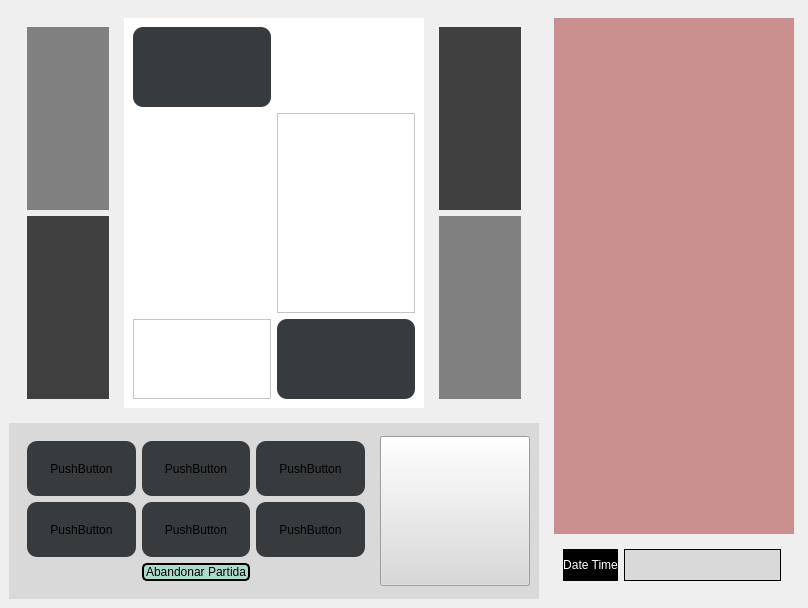
<?xml version="1.0" encoding="UTF-8"?>
<ui version="4.0">
 <class>MainWindow</class>
 <widget class="QMainWindow" name="MainWindow">
  <property name="geometry">
   <rect>
    <x>0</x>
    <y>0</y>
    <width>808</width>
    <height>608</height>
   </rect>
  </property>
  <property name="sizePolicy">
   <sizepolicy hsizetype="Preferred" vsizetype="Preferred">
    <horstretch>0</horstretch>
    <verstretch>0</verstretch>
   </sizepolicy>
  </property>
  <property name="windowTitle">
   <string>MainWindow</string>
  </property>
  <widget class="QWidget" name="centralwidget">
   <property name="sizePolicy">
    <sizepolicy hsizetype="Preferred" vsizetype="Preferred">
     <horstretch>0</horstretch>
     <verstretch>0</verstretch>
    </sizepolicy>
   </property>
   <layout class="QHBoxLayout" name="horizontalLayout_2">
    <item>
     <layout class="QHBoxLayout" name="horizontalLayout">
      <item>
       <layout class="QVBoxLayout" name="verticalLayout_2">
        <item>
         <widget class="QWidget" name="widget" native="true">
          <layout class="QHBoxLayout" name="horizontalLayout_7">
           <item>
            <widget class="QWidget" name="verticalWidget" native="true">
             <property name="minimumSize">
              <size>
               <width>100</width>
               <height>0</height>
              </size>
             </property>
             <property name="maximumSize">
              <size>
               <width>300</width>
               <height>16777215</height>
              </size>
             </property>
             <layout class="QVBoxLayout" name="verticalLayout_4">
              <item>
               <widget class="QWidget" name="gridWidget" native="true">
                <property name="styleSheet">
                 <string notr="true">background-color: rgb(128, 128, 128);</string>
                </property>
                <layout class="QGridLayout" name="gridLayout_3"/>
               </widget>
              </item>
              <item>
               <widget class="QWidget" name="verticalWidget" native="true">
                <property name="styleSheet">
                 <string notr="true">background-color: rgb(64, 64, 64);</string>
                </property>
                <layout class="QVBoxLayout" name="verticalLayout_6"/>
               </widget>
              </item>
             </layout>
            </widget>
           </item>
           <item>
            <widget class="QWidget" name="gridWidget" native="true">
             <property name="minimumSize">
              <size>
               <width>300</width>
               <height>0</height>
              </size>
             </property>
             <property name="maximumSize">
              <size>
               <width>900</width>
               <height>16777215</height>
              </size>
             </property>
             <property name="styleSheet">
              <string notr="true">background-color: rgb(255, 255, 255);</string>
             </property>
             <layout class="QGridLayout" name="gridLayout">
              <item row="0" column="0">
               <widget class="QLabel" name="label">
                <property name="minimumSize">
                 <size>
                  <width>120</width>
                  <height>80</height>
                 </size>
                </property>
                <property name="maximumSize">
                 <size>
                  <width>350</width>
                  <height>200</height>
                 </size>
                </property>
                <property name="styleSheet">
                 <string notr="true">background-color: rgb(55, 59, 61); border-radius: 10px;</string>
                </property>
                <property name="text">
                 <string/>
                </property>
               </widget>
              </item>
              <item row="2" column="2">
               <widget class="QLabel" name="label_2">
                <property name="minimumSize">
                 <size>
                  <width>120</width>
                  <height>80</height>
                 </size>
                </property>
                <property name="maximumSize">
                 <size>
                  <width>350</width>
                  <height>200</height>
                 </size>
                </property>
                <property name="styleSheet">
                 <string notr="true">background-color: rgb(55, 59, 61); border-radius: 10px;</string>
                </property>
                <property name="text">
                 <string/>
                </property>
               </widget>
              </item>
              <item row="2" column="0">
               <widget class="QFrame" name="frame">
                <property name="styleSheet">
                 <string notr="true">image: url(:/elipse.png);</string>
                </property>
                <property name="frameShape">
                 <enum>QFrame::StyledPanel</enum>
                </property>
                <property name="frameShadow">
                 <enum>QFrame::Raised</enum>
                </property>
               </widget>
              </item>
              <item row="1" column="2">
               <widget class="QFrame" name="frame_5">
                <property name="styleSheet">
                 <string notr="true">image: url(:/elipse.png);</string>
                </property>
                <property name="frameShape">
                 <enum>QFrame::StyledPanel</enum>
                </property>
                <property name="frameShadow">
                 <enum>QFrame::Raised</enum>
                </property>
               </widget>
              </item>
              <item row="1" column="0">
               <widget class="QLabel" name="label_7">
                <property name="minimumSize">
                 <size>
                  <width>0</width>
                  <height>200</height>
                 </size>
                </property>
                <property name="text">
                 <string/>
                </property>
               </widget>
              </item>
             </layout>
            </widget>
           </item>
           <item>
            <widget class="QWidget" name="verticalWidget" native="true">
             <property name="minimumSize">
              <size>
               <width>100</width>
               <height>0</height>
              </size>
             </property>
             <property name="maximumSize">
              <size>
               <width>300</width>
               <height>16777215</height>
              </size>
             </property>
             <layout class="QVBoxLayout" name="verticalLayout_5">
              <item>
               <widget class="QWidget" name="verticalWidget_2" native="true">
                <property name="styleSheet">
                 <string notr="true">background-color: rgb(64, 64, 64);</string>
                </property>
                <layout class="QVBoxLayout" name="verticalLayout_7"/>
               </widget>
              </item>
              <item>
               <widget class="QWidget" name="gridWidget_2" native="true">
                <property name="styleSheet">
                 <string notr="true">background-color: rgb(128, 128, 128);</string>
                </property>
                <layout class="QGridLayout" name="gridLayout_4"/>
               </widget>
              </item>
             </layout>
            </widget>
           </item>
          </layout>
         </widget>
        </item>
        <item>
         <widget class="QWidget" name="horizontalWidget" native="true">
          <property name="minimumSize">
           <size>
            <width>200</width>
            <height>0</height>
           </size>
          </property>
          <property name="maximumSize">
           <size>
            <width>16777215</width>
            <height>300</height>
           </size>
          </property>
          <property name="styleSheet">
           <string notr="true">background-color: rgb(217, 217, 217);</string>
          </property>
          <layout class="QHBoxLayout" name="horizontalLayout_3">
           <item>
            <widget class="QWidget" name="gridWidget" native="true">
             <property name="minimumSize">
              <size>
               <width>250</width>
               <height>0</height>
              </size>
             </property>
             <property name="maximumSize">
              <size>
               <width>500</width>
               <height>16777215</height>
              </size>
             </property>
             <property name="styleSheet">
              <string notr="true">background-image: url(:/pokeball.png);</string>
             </property>
             <layout class="QGridLayout" name="gridLayout_2">
              <item row="1" column="1">
               <widget class="QPushButton" name="pushButton_5">
                <property name="minimumSize">
                 <size>
                  <width>100</width>
                  <height>50</height>
                 </size>
                </property>
                <property name="maximumSize">
                 <size>
                  <width>200</width>
                  <height>100</height>
                 </size>
                </property>
                <property name="styleSheet">
                 <string notr="true">  border-radius: 10px;background-color: rgb(55, 59, 61);</string>
                </property>
                <property name="text">
                 <string>PushButton</string>
                </property>
               </widget>
              </item>
              <item row="0" column="1">
               <widget class="QPushButton" name="pushButton_4">
                <property name="minimumSize">
                 <size>
                  <width>100</width>
                  <height>50</height>
                 </size>
                </property>
                <property name="maximumSize">
                 <size>
                  <width>200</width>
                  <height>100</height>
                 </size>
                </property>
                <property name="styleSheet">
                 <string notr="true">background-color: rgb(55, 59, 61);  border-radius: 10px;</string>
                </property>
                <property name="text">
                 <string>PushButton</string>
                </property>
               </widget>
              </item>
              <item row="0" column="2">
               <widget class="QPushButton" name="pushButton_7">
                <property name="minimumSize">
                 <size>
                  <width>100</width>
                  <height>50</height>
                 </size>
                </property>
                <property name="maximumSize">
                 <size>
                  <width>200</width>
                  <height>100</height>
                 </size>
                </property>
                <property name="styleSheet">
                 <string notr="true">background-color: rgb(55, 59, 61);  border-radius: 10px;</string>
                </property>
                <property name="text">
                 <string>PushButton</string>
                </property>
               </widget>
              </item>
              <item row="1" column="0">
               <widget class="QPushButton" name="pushButton_2">
                <property name="minimumSize">
                 <size>
                  <width>100</width>
                  <height>50</height>
                 </size>
                </property>
                <property name="maximumSize">
                 <size>
                  <width>200</width>
                  <height>100</height>
                 </size>
                </property>
                <property name="styleSheet">
                 <string notr="true">background-color: rgb(55, 59, 61);  border-radius: 10px;</string>
                </property>
                <property name="text">
                 <string>PushButton</string>
                </property>
               </widget>
              </item>
              <item row="0" column="0">
               <widget class="QPushButton" name="pushButton">
                <property name="minimumSize">
                 <size>
                  <width>100</width>
                  <height>50</height>
                 </size>
                </property>
                <property name="maximumSize">
                 <size>
                  <width>200</width>
                  <height>100</height>
                 </size>
                </property>
                <property name="styleSheet">
                 <string notr="true">background-color: rgb(55, 59, 61);  border-radius: 10px;</string>
                </property>
                <property name="text">
                 <string>PushButton</string>
                </property>
               </widget>
              </item>
              <item row="1" column="2">
               <widget class="QPushButton" name="pushButton_8">
                <property name="minimumSize">
                 <size>
                  <width>100</width>
                  <height>50</height>
                 </size>
                </property>
                <property name="maximumSize">
                 <size>
                  <width>200</width>
                  <height>100</height>
                 </size>
                </property>
                <property name="styleSheet">
                 <string notr="true">background-color: rgb(55, 59, 61);  border-radius: 10px;</string>
                </property>
                <property name="text">
                 <string>PushButton</string>
                </property>
               </widget>
              </item>
              <item row="2" column="1">
               <widget class="QPushButton" name="abandonar2">
                <property name="styleSheet">
                 <string notr="true">border-style: solid;border-width:2px; border-color: rgb(0,0,0); color: rgb(0,0,0); border-radius: 5px;
background-color: rgb(171, 219, 205);</string>
                </property>
                <property name="text">
                 <string>Abandonar Partida</string>
                </property>
               </widget>
              </item>
             </layout>
            </widget>
           </item>
           <item>
            <widget class="QPushButton" name="Mochila2">
             <property name="maximumSize">
              <size>
               <width>150</width>
               <height>150</height>
              </size>
             </property>
             <property name="styleSheet">
              <string notr="true">image: url(:/bolsa.png);</string>
             </property>
             <property name="text">
              <string/>
             </property>
            </widget>
           </item>
          </layout>
         </widget>
        </item>
       </layout>
      </item>
      <item>
       <widget class="QWidget" name="verticalWidget_2" native="true">
        <property name="minimumSize">
         <size>
          <width>250</width>
          <height>0</height>
         </size>
        </property>
        <property name="maximumSize">
         <size>
          <width>400</width>
          <height>16777215</height>
         </size>
        </property>
        <layout class="QVBoxLayout" name="verticalLayout_3">
         <item>
          <widget class="QWidget" name="verticalWidget" native="true">
           <property name="minimumSize">
            <size>
             <width>240</width>
             <height>0</height>
            </size>
           </property>
           <property name="maximumSize">
            <size>
             <width>16777215</width>
             <height>16777215</height>
            </size>
           </property>
           <property name="styleSheet">
            <string notr="true">background-color: rgb(201, 143, 143);</string>
           </property>
           <layout class="QVBoxLayout" name="verticalLayout"/>
          </widget>
         </item>
         <item>
          <widget class="QWidget" name="horizontalWidget_2" native="true">
           <property name="maximumSize">
            <size>
             <width>300</width>
             <height>50</height>
            </size>
           </property>
           <layout class="QHBoxLayout" name="horizontalLayout_6">
            <item>
             <widget class="QLabel" name="label_18">
              <property name="maximumSize">
               <size>
                <width>125</width>
                <height>40</height>
               </size>
              </property>
              <property name="styleSheet">
               <string notr="true">background-color: rgb(0, 0, 0); color: rgb(255, 255, 255);</string>
              </property>
              <property name="text">
               <string>Date Time</string>
              </property>
              <property name="alignment">
               <set>Qt::AlignCenter</set>
              </property>
             </widget>
            </item>
            <item>
             <widget class="QTextEdit" name="textEdit_3">
              <property name="maximumSize">
               <size>
                <width>220</width>
                <height>40</height>
               </size>
              </property>
              <property name="styleSheet">
               <string notr="true">border-style: solid;border-width:1px; border-color: rgb(0, 0, 0); background-color: rgb(217, 217, 217); color: rgb(0,0,0);</string>
              </property>
             </widget>
            </item>
           </layout>
          </widget>
         </item>
        </layout>
       </widget>
      </item>
     </layout>
    </item>
   </layout>
  </widget>
 </widget>
 <resources/>
 <connections/>
</ui>
